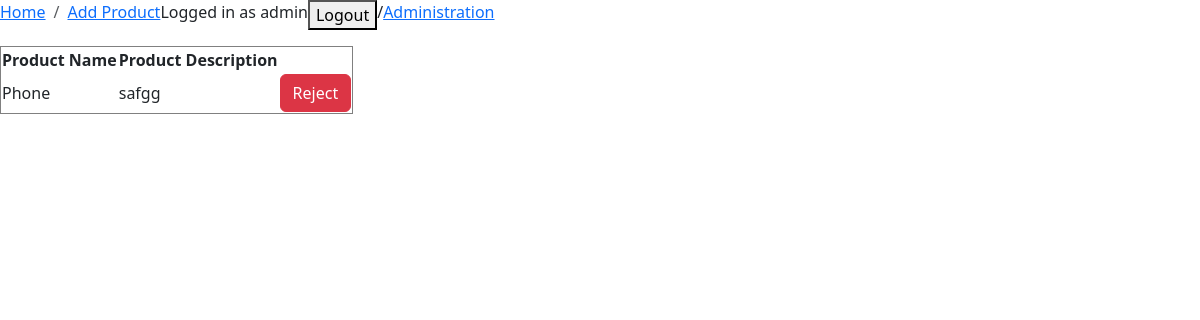
The app's page /administration/ (signed in) with its own data.
### bidding/models.py (models this page shows)
class Product(models.Model):
    product_name=models.CharField(max_length=50)
    description=models.TextField()
    minimum_price=models.IntegerField()
    price_interval=models.IntegerField()
    image=models.ImageField(upload_to='uploads/')
    approved=models.BooleanField(default=False,editable=False)

### accounts/views.py (the view, shortened to what this page needs)
# urls.py: path('administration/',views.administration_view,name='administration_view'),
def administration_view(request):
    products=Product.objects.all()
    context={
        'products':products
    }
    return render(request,'auction/administration.html',context=context)

### accounts/templates/auction/administration.html (shortened to what this page needs)
{% extends "base.html"%}
{%block body %}
    <table border="1px">
        <tr>
            <th>Product Name</th>
            <th>Product Description</th>
        </tr>
        {% for product in products%}
            <tr>
                <td> {{product.product_name}} </td>
                <td>{{product.description}}</td>
                <td>
                    <form method='POST'>
                        {% if product.approved %}
                            <button type='submit' class="btn btn-danger" name='approved' value='{{product.id}}'>Reject</button>
                        {% else %}
                            <button type='submit' class="btn btn-success" name='approved' value='{{product.id}}'>Approve</button>
                        {%endif%}
                    </form>
                </td>
            </tr>
        {%endfor%}
    </table>
{%endblock%}

### accounts/templates/base.html (shortened to what this page needs)
<!DOCTYPE html>
<html lang="en">
<head>
    <link href="https://cdn.jsdelivr.net/npm/bootstrap@5.3.3/dist/css/bootstrap.min.css" rel="stylesheet">
</head>
<body>
    <nav aria-label="breadcrumb" >
        <ol class="breadcrumb ">
            <li class="breadcrumb-item"><a href="/home">Home</a></li>
            <li class="breadcrumb-item"><a href="/add-product">Add Product</a></li>
            {% if user.is_authenticated %}
                Logged in as {{user.username}}
                <form method="POST" action="{% url 'logout' %}">
                    <li class="breadcrumb-item" ><button type="submit">Logout</button></li>
                </form>
            {% else %}
                <li class="breadcrumb-item"><a href="/login">Login</a></li>
            {%endif%}
            {% if user.is_superuser%}
                <li class="breadcrumb-item">/<a href='/administration'>Administration</a></li>
            {%endif%}
        </ol>
    </nav>
    {%block body%}
    {%endblock%}
</body>
</html>

### records on screen
Product: product_name "Phone", description "safgg", {{ product.id }} 1 (drawn)

### other values on screen
{{ user.username }} "admin"
